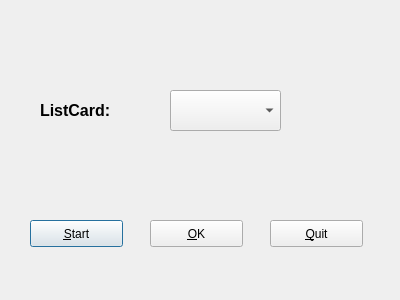
<?xml version="1.0" encoding="UTF-8"?>
<ui version="4.0">
 <class>startDialog</class>
 <widget class="QDialog" name="startDialog">
  <property name="geometry">
   <rect>
    <x>0</x>
    <y>0</y>
    <width>400</width>
    <height>300</height>
   </rect>
  </property>
  <property name="windowTitle">
   <string>Dialog</string>
  </property>
  <widget class="QPushButton" name="startButton">
   <property name="geometry">
    <rect>
     <x>30</x>
     <y>220</y>
     <width>93</width>
     <height>27</height>
    </rect>
   </property>
   <property name="text">
    <string>&amp;Start</string>
   </property>
  </widget>
  <widget class="QPushButton" name="quitButton">
   <property name="geometry">
    <rect>
     <x>270</x>
     <y>220</y>
     <width>93</width>
     <height>27</height>
    </rect>
   </property>
   <property name="text">
    <string>&amp;Quit</string>
   </property>
  </widget>
  <widget class="QLabel" name="label">
   <property name="geometry">
    <rect>
     <x>40</x>
     <y>80</y>
     <width>101</width>
     <height>61</height>
    </rect>
   </property>
   <property name="text">
    <string>&lt;!DOCTYPE HTML PUBLIC &quot;-//W3C//DTD HTML 4.0//EN&quot; &quot;http://www.w3.org/TR/REC-html40/strict.dtd&quot;&gt;
&lt;html&gt;&lt;head&gt;&lt;meta name=&quot;qrichtext&quot; content=&quot;1&quot; /&gt;&lt;style type=&quot;text/css&quot;&gt;
p, li { white-space: pre-wrap; }
&lt;/style&gt;&lt;/head&gt;&lt;body style=&quot; font-family:'Sans'; font-size:10pt; font-weight:400; font-style:normal;&quot;&gt;
&lt;p style=&quot; margin-top:0px; margin-bottom:0px; margin-left:0px; margin-right:0px; -qt-block-indent:0; text-indent:0px;&quot;&gt;&lt;span style=&quot; font-size:12pt; font-weight:600;&quot;&gt;ListCard:&lt;/span&gt;&lt;/p&gt;&lt;/body&gt;&lt;/html&gt;</string>
   </property>
  </widget>
  <widget class="QComboBox" name="comboBox">
   <property name="geometry">
    <rect>
     <x>170</x>
     <y>90</y>
     <width>111</width>
     <height>41</height>
    </rect>
   </property>
  </widget>
  <widget class="QPushButton" name="okButton">
   <property name="geometry">
    <rect>
     <x>150</x>
     <y>220</y>
     <width>93</width>
     <height>27</height>
    </rect>
   </property>
   <property name="text">
    <string>&amp;OK</string>
   </property>
  </widget>
 </widget>
 <resources/>
 <connections>
  <connection>
   <sender>quitButton</sender>
   <signal>clicked()</signal>
   <receiver>startDialog</receiver>
   <slot>close()</slot>
   <hints>
    <hint type="sourcelabel">
     <x>323</x>
     <y>220</y>
    </hint>
    <hint type="destinationlabel">
     <x>362</x>
     <y>22</y>
    </hint>
   </hints>
  </connection>
 </connections>
</ui>
